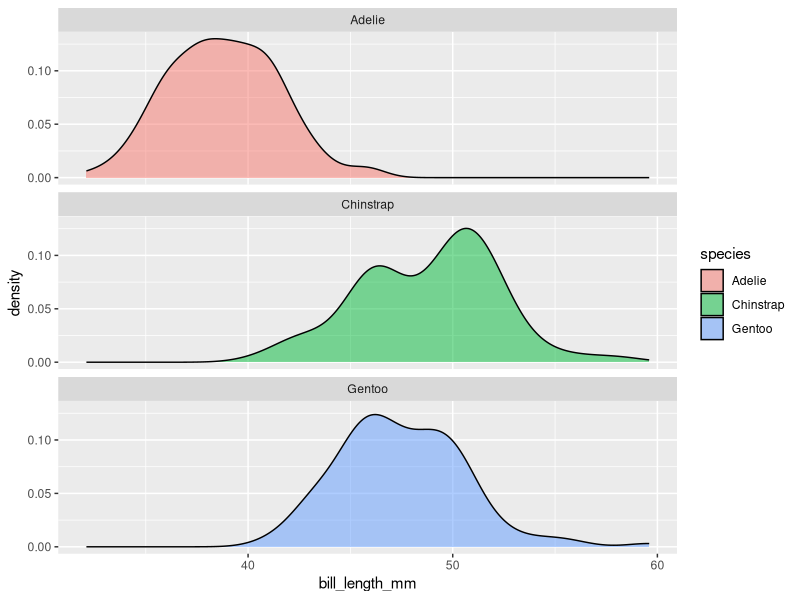
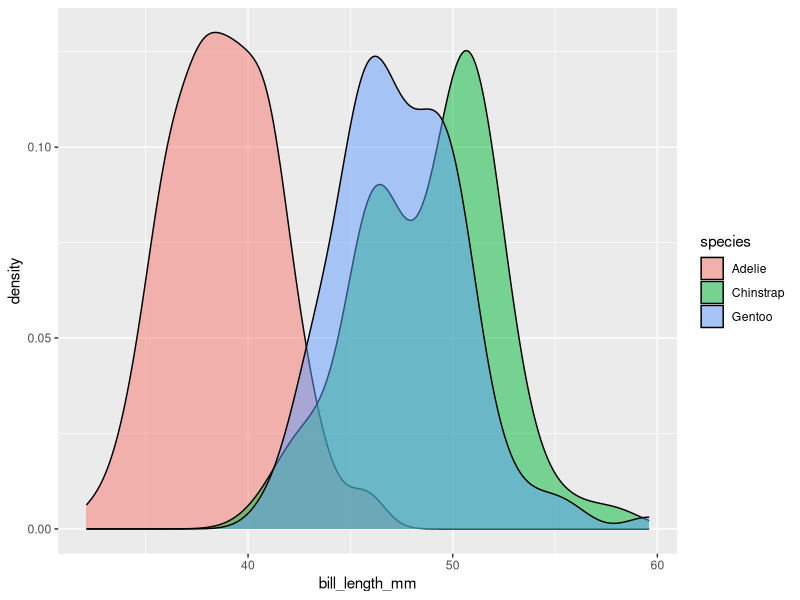

Source code (R) for these figures, in order:
## ---- chunk 1
library(palmerpenguins)
library(tidyverse)
view(penguins)
## ---- chunk 2
ggplot(penguins) +
  geom_density(mapping = aes(bill_length_mm, fill = species), alpha = 0.5) + 
    facet_wrap(~species, nrow=3)
## ---- chunk 3
ggplot(penguins) +
  geom_density(mapping = aes(bill_length_mm, fill = species), alpha = 0.5)
